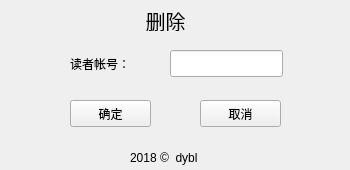
<?xml version="1.0" encoding="UTF-8"?>
<ui version="4.0">
 <class>DeleteReaderForm</class>
 <widget class="QWidget" name="DeleteReaderForm">
  <property name="geometry">
   <rect>
    <x>0</x>
    <y>0</y>
    <width>350</width>
    <height>170</height>
   </rect>
  </property>
  <property name="windowTitle">
   <string>Form</string>
  </property>
  <widget class="QPushButton" name="ensure_btn">
   <property name="geometry">
    <rect>
     <x>70</x>
     <y>100</y>
     <width>81</width>
     <height>27</height>
    </rect>
   </property>
   <property name="text">
    <string>确定</string>
   </property>
  </widget>
  <widget class="QPushButton" name="cancel_btn">
   <property name="geometry">
    <rect>
     <x>200</x>
     <y>100</y>
     <width>81</width>
     <height>27</height>
    </rect>
   </property>
   <property name="text">
    <string>取消</string>
   </property>
  </widget>
  <widget class="QLabel" name="rno_lab">
   <property name="geometry">
    <rect>
     <x>70</x>
     <y>55</y>
     <width>81</width>
     <height>17</height>
    </rect>
   </property>
   <property name="text">
    <string>读者帐号：</string>
   </property>
  </widget>
  <widget class="QLineEdit" name="rno_le">
   <property name="geometry">
    <rect>
     <x>170</x>
     <y>50</y>
     <width>113</width>
     <height>27</height>
    </rect>
   </property>
  </widget>
  <widget class="QLabel" name="label">
   <property name="geometry">
    <rect>
     <x>130</x>
     <y>10</y>
     <width>71</width>
     <height>21</height>
    </rect>
   </property>
   <property name="font">
    <font>
     <pointsize>15</pointsize>
    </font>
   </property>
   <property name="text">
    <string>删除</string>
   </property>
   <property name="alignment">
    <set>Qt::AlignCenter</set>
   </property>
  </widget>
  <widget class="QLabel" name="label_2">
   <property name="geometry">
    <rect>
     <x>130</x>
     <y>150</y>
     <width>101</width>
     <height>16</height>
    </rect>
   </property>
   <property name="text">
    <string>2018 ©  dybl</string>
   </property>
  </widget>
 </widget>
 <resources/>
 <connections/>
</ui>
